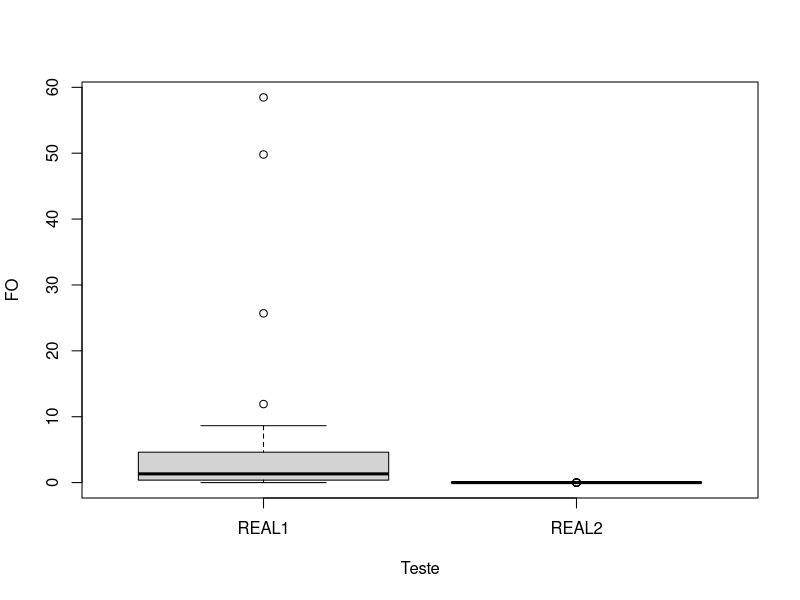
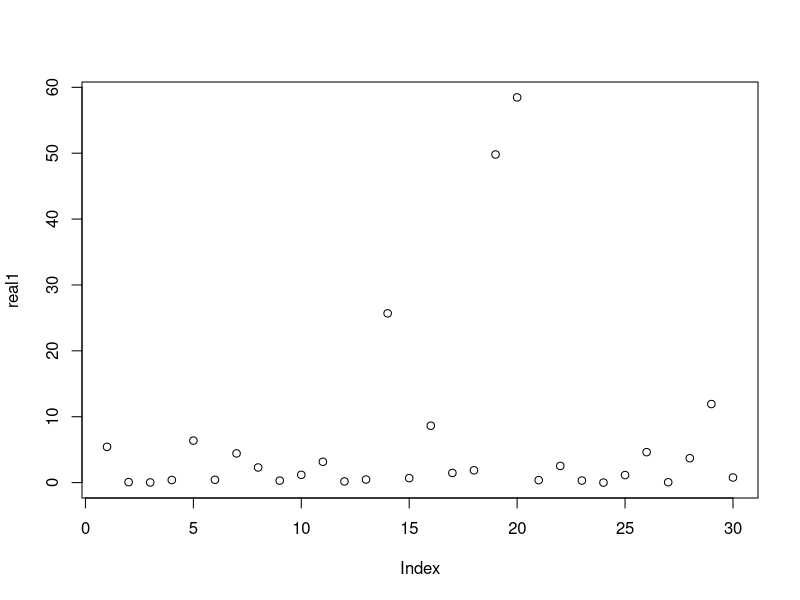
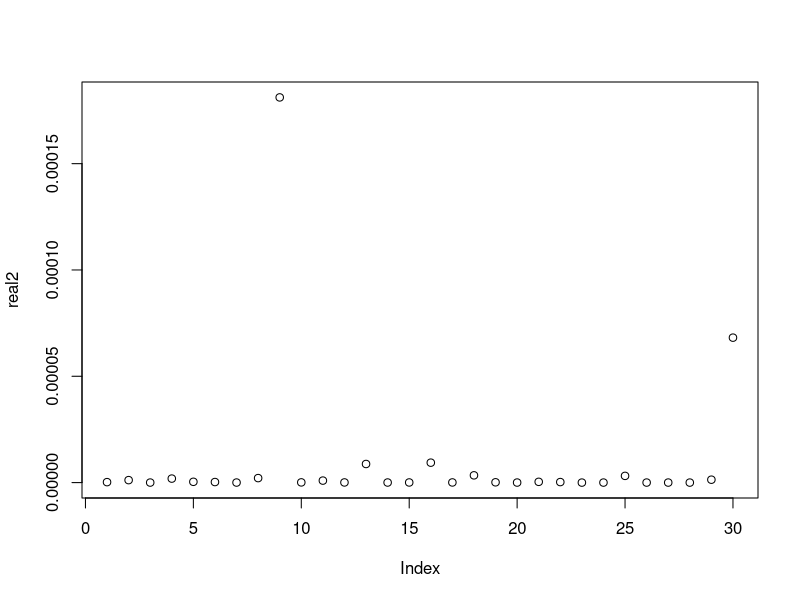
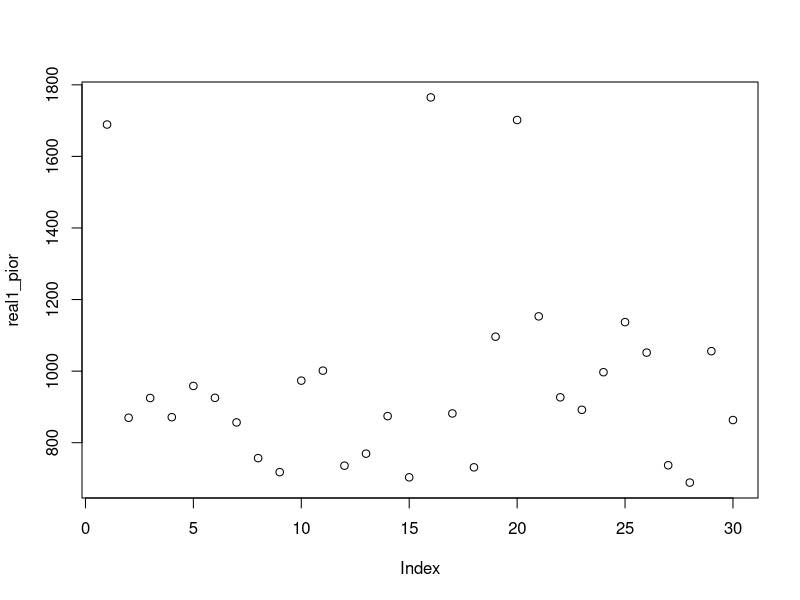
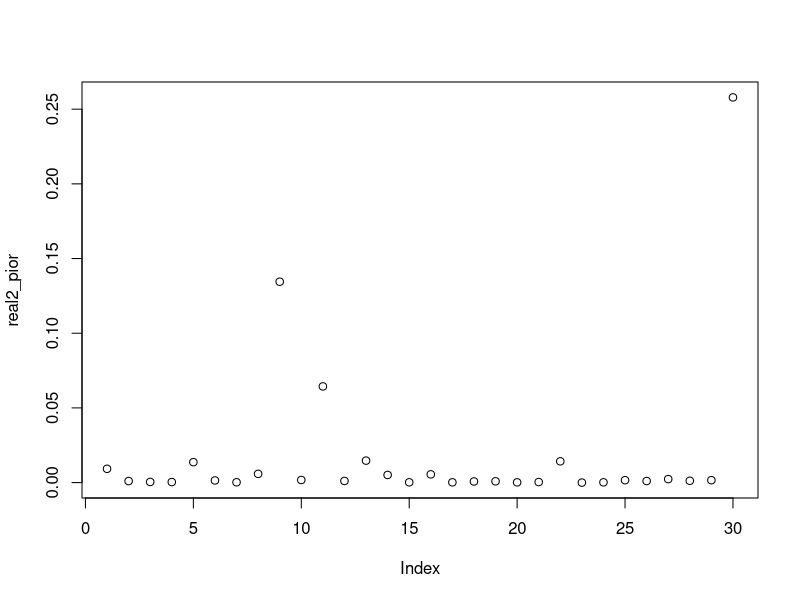

Generate these figures, in order, with R:
# 
# Análise entre AG Binário e o AG Real
#

# Leitura obrigatória: 
# Prof. Felipe Campelo, Ph.D. UFMG
# https://github.com/fcampelo/Design-and-Analysis-of-Experiments

# Limpando o ambiente de trabalho
rm(list = ls())

# Definir a pasta de trabalho
# setwd("")

# Ler o arquivo com os dados
dados <- read.csv2("../data.csv")
# Transformação da coluna com os números com E - isso depende da base de dados
dados$FO <- as.numeric(as.character.numeric_version(dados$FO))
dados$FO_Pior <- as.numeric(as.character.numeric_version(dados$FO_Pior))

### Teste preliminares 

# Carregando biblioteca
library(plyr)
# Contanto o número de observações de acordo com o teste
count(dados, c("Teste"))

# Menor valor
minimo <- min(dados$FO)
# Maior valor
maximo <- max(dados$FO)
# Desvio padrão
desvio <- sd(dados$FO)
# Média
media <- mean(dados$FO)

# Plot do valor em função do teste
boxplot(FO~Teste, data=dados)

### Análise estatística - dependendo do caso, pode ser aplicado o Teste T ou a AOV.
# As técnicas são aplicáveis quando as premissas de normalidade são válidas.
# Aqui, as premissão são assumidas.

# Separação dos valores conforme o método
real1 <- dados$FO[dados$Teste == "REAL1"]
real2 <- dados$FO[dados$Teste == "REAL2"]
real1_pior <- dados$FO_Pior[dados$Teste == "REAL1"]
real2_pior <- dados$FO_Pior[dados$Teste == "REAL2"]


plot(real1)
plot(real2)
plot(real1_pior)
plot(real2_pior)

maximo_real1 <- max(real1)
maximo_real2 <- max(real2)


## Teste T para os métodos separados
# http://www.portalaction.com.br/inferencia/52-teste-para-media-teste-t
# Podem haver implicações estatísticas da maneira que isso é verificado.

# Media1 != Media2
t.test(real1, real2)

# Media1 < Media2
#t.test(real1, real2, alternative = 'l')

# Media1 > Media2
#t.test(real1, real2, alternative = 'g')

t.test(real1, real2, alternative = 'two.sided')

# ## Análise de variância
# # http://www.portalaction.com.br/anova
# modelo <- aov(FO~Teste, data=dados)
# # Exibição do resultado do teste
# summary(modelo)
# 
# ## Comparações múltiplas
# # Teste de Tukey (TSD - Tukey Significant Difference)
# # http://www.portalaction.com.br/anova/31-teste-de-tukey
# require(multcomp)
# modelo.Tukey <- glht(modelo, linfct=mcp(Teste="Tukey"))
# par(mar = c(2,8,2,2), mfrow = c(1,1))
# plot(modelo.Tukey)

